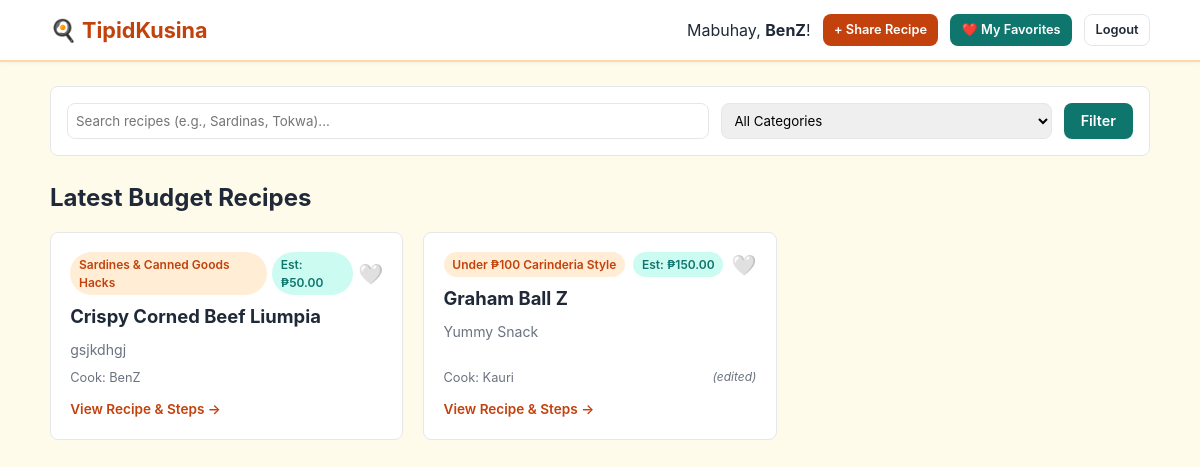
Page /index.php (signed in) on the committed database.
### tables this page shows
CREATE TABLE `recipes` (
  `id` int(11) NOT NULL,
  `user_id` int(11) NOT NULL,
  `category_id` int(11) NOT NULL,
  `title` varchar(150) NOT NULL,
  `description` text NOT NULL,
  `instructions` text NOT NULL,
  `estimated_cost` decimal(8,2) NOT NULL DEFAULT 50.00,
  `is_edited` tinyint(1) DEFAULT 0,
  `created_at` timestamp NOT NULL DEFAULT current_timestamp(),
  `updated_at` timestamp NOT NULL DEFAULT current_timestamp() ON UPDATE current_timestamp()
);

CREATE TABLE `categories` (
  `id` int(11) NOT NULL,
  `name` varchar(100) NOT NULL,
  `created_at` timestamp NOT NULL DEFAULT current_timestamp()
);

CREATE TABLE `users` (
  `id` int(11) NOT NULL,
  `name` varchar(100) NOT NULL,
  `email` varchar(150) NOT NULL,
  `password` varchar(255) NOT NULL,
  `created_at` timestamp NOT NULL DEFAULT current_timestamp()
);

### classes/RecipeService.php (called while the page is built, shortened)
<?php
class RecipeService {
    public function getLatest(string $search = '', int $categoryId = 0): array {
        $sql = "SELECT r.*, c.name AS category_name, u.name AS author_name
                FROM recipes r
                JOIN categories c ON r.category_id = c.id
                JOIN users u ON r.user_id = u.id
                WHERE 1=1";
        $params = [];
        $sql .= " ORDER BY r.created_at DESC";
        $stmt = $this->pdo->prepare($sql);
        $stmt->execute($params);
        return $stmt->fetchAll();
    }
}

### auth_check.php (called while the page is built, shortened)
<?php
function current_user_id(): int {
    return (int) ($_SESSION['user_id'] ?? 0);
}

### classes/FavoriteService.php (called while the page is built, shortened)
<?php
class FavoriteService {
    public function isFavorited(int $userId, int $recipeId): bool {
        $stmt = $this->pdo->prepare("SELECT id FROM favorites WHERE user_id = ? AND recipe_id = ?");
        $stmt->execute([$userId, $recipeId]);
        return (bool) $stmt->fetch();
    }
}

### index.php (the view, shortened to what this page needs)
<?php
require_once __DIR__ . '/auth_check.php';
require_once __DIR__ . '/db.php';
require_once __DIR__ . '/classes/RecipeService.php';
require_once __DIR__ . '/classes/FavoriteService.php';
$recipeService = new RecipeService($pdo);
$favService = new FavoriteService($pdo);
$search = trim($_GET['q'] ?? '');
$catId = (int)($_GET['category'] ?? 0);
$recipes = $recipeService->getLatest($search, $catId);
?>
<!DOCTYPE html>
<html lang="en">
<head>
    <link rel="stylesheet" href="style.css">
</head>
<body>
    <header class="navbar">
        <div class="container nav-container">
            <a href="index.php" class="brand">🍳 TipidKusina</a>
            <nav class="nav-links">
                <span>Mabuhay, <strong><?= htmlspecialchars($_SESSION['user_name']) ?></strong>!</span>
                <a href="recipe_create.php" class="btn btn-sm btn-primary">+ Share Recipe</a>
                <a href="my_favorites.php" class="btn btn-sm btn-secondary">❤️ My Favorites</a>
                <a href="logout.php" class="btn btn-sm btn-outline">Logout</a>
            </nav>
        </div>
    </header>
    <main class="container">
        <section class="filter-card">
            <form method="GET" action="index.php" class="filter-form">
                <input type="text" name="q" placeholder="Search recipes (e.g., Sardinas, Tokwa)..." value="<?= htmlspecialchars($search) ?>" class="search-input">
                <select name="category" class="filter-select">
                    <option value="0">All Categories</option>
                </select>
                <button type="submit" class="btn btn-secondary">Filter</button>
            </form>
        </section>
        <section>
            <h2>Latest Budget Recipes</h2>
            <?php if (empty($recipes)): ?>
                <div class="empty-state">
                    <p>No student recipes found matching your filter. Be the first to share one!</p>
                </div>
            <?php else: ?>
                <div class="recipe-grid">
                    <?php foreach ($recipes as $r):
                        $isFav = $favService->isFavorited(current_user_id(), (int)$r['id']);
                    ?>
                        <article class="recipe-card">
                            <div class="recipe-card-header">
                                <span class="badge category-badge"><?= htmlspecialchars($r['category_name']) ?></span>
                                <span class="badge budget-badge">Est: ₱<?= number_format((float)$r['estimated_cost'], 2) ?></span>
                                <button class="fav-btn <?= $isFav ? 'active' : '' ?>" data-id="<?= $r['id'] ?>" title="Toggle Favorite">
                                    <?= $isFav ? '❤️' : '🤍' ?>
                                </button>
                            </div>
                            <h3><a href="recipe_detail.php?id=<?= $r['id'] ?>"><?= htmlspecialchars($r['title']) ?></a></h3>
                            <p class="recipe-desc"><?= htmlspecialchars(mb_strimwidth($r['description'], 0, 110, '...')) ?></p>
                            <div class="recipe-meta">
                                <span>Cook: <?= htmlspecialchars($r['author_name']) ?></span>
                                <?php if ($r['is_edited']): ?>
                                    <span class="edited-tag">(edited)</span>
                                <?php endif; ?>
                            </div>
                            <a href="recipe_detail.php?id=<?= $r['id'] ?>" class="view-link">View Recipe & Steps →</a>
                        </article>
                    <?php endforeach; ?>
                </div>
            <?php endif; ?>
        </section>
    </main>
</body>
</html>

### style.css (style rules this page uses)
:root { --primary: #c2410c; --primary-hover: #9a3412; --secondary: #0f766e; --secondary-hover: #115e59; --bg: #fffbeb; --surface: #ffffff; --text: #1f2937; --muted: #6b7280; --danger: #dc2626; --border: #e5e7eb; --radius: 8px; }
* { box-sizing: border-box; margin: 0; padding: 0; font-family: -apple-system, BlinkMacSystemFont, "Segoe UI", Roboto, sans-serif; }
body { background: var(--bg); color: var(--text); line-height: 1.5; padding-bottom: 3rem; }
.container { width: 92%; max-width: 1100px; margin: 0 auto; }
.navbar { background: var(--surface); border-bottom: 2px solid #fed7aa; padding: 0.85rem 0; position: sticky; top: 0; z-index: 10; box-shadow: 0 1px 3px rgba(0,0,0,0.05); }
.nav-container { display: flex; justify-content: space-between; align-items: center; flex-wrap: wrap; gap: 0.5rem; }
.brand { font-size: 1.35rem; font-weight: 700; color: var(--primary); text-decoration: none; }
.nav-links { display: flex; align-items: center; gap: 0.75rem; flex-wrap: wrap; }
.btn { display: inline-block; padding: 0.55rem 1rem; border-radius: var(--radius); font-size: 0.9rem; font-weight: 600; cursor: pointer; border: 1px solid transparent; text-decoration: none; }
.btn-primary { background: var(--primary); color: white; }
.btn-secondary { background: var(--secondary); color: white; }
.btn-outline { border-color: var(--border); color: var(--text); background: white; }
.btn-sm { padding: 0.35rem 0.65rem; font-size: 0.8rem; }
.badge { display: inline-block; font-size: 0.75rem; padding: 0.2rem 0.55rem; border-radius: 9999px; font-weight: 600; }
.category-badge { background: #ffedd5; color: var(--primary); }
.budget-badge { background: #ccfbf1; color: var(--secondary); }
.edited-tag { font-size: 0.75rem; color: var(--muted); font-style: italic; }
.recipe-grid { display: grid; grid-template-columns: repeat(auto-fill, minmax(290px, 1fr)); gap: 1.25rem; margin-top: 1rem; }
.recipe-card { background: white; border: 1px solid var(--border); border-radius: var(--radius); padding: 1.2rem; display: flex; flex-direction: column; justify-content: space-between; }
.recipe-card-header { display: flex; justify-content: space-between; align-items: center; margin-bottom: 0.5rem; gap: 0.3rem; }
.fav-btn { background: none; border: none; font-size: 1.25rem; cursor: pointer; line-height: 1; }
.recipe-card h3 a { color: var(--text); text-decoration: none; font-size: 1.15rem; }
.recipe-desc { color: var(--muted); font-size: 0.88rem; margin: 0.5rem 0; flex-grow: 1; }
.recipe-meta { font-size: 0.8rem; color: var(--muted); display: flex; justify-content: space-between; margin-bottom: 0.75rem; }
.view-link { color: var(--primary); font-size: 0.85rem; font-weight: 600; text-decoration: none; }
.filter-card { background: white; border-radius: var(--radius); padding: 1rem; border: 1px solid var(--border); margin: 1.5rem 0; }
.filter-form { display: flex; gap: 0.75rem; flex-wrap: wrap; }
.search-input { flex: 2; min-width: 200px; padding: 0.5rem; border: 1px solid var(--border); border-radius: var(--radius); }
.filter-select { flex: 1; min-width: 160px; padding: 0.5rem; border: 1px solid var(--border); border-radius: var(--radius); }

### rows in the picture
recipes: category.name "Sardines & Canned Goods Hacks", estimated_cost "50.00", title "Crispy Corned Beef Liumpia", description "gsjkdhgj", user.name "BenZ"
recipes: category.name "Under ₱100 Carinderia Style", estimated_cost "150.00", title "Graham Ball Z", description "Yummy Snack", user.name "Kauri", is_edited "(edited)"

### other values in the picture
$_SESSION['user_name'] "BenZ"
